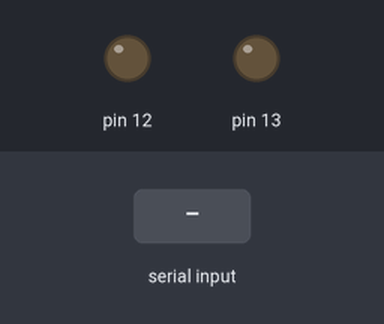
A sketch run on a simulated Arduino Uno, built with avr-gcc and run on an emulated ATmega328P. Shown: output pins drawn as LEDs (lit = HIGH). The inputs (shaded band) are chosen by the test bench.

Above: at 1.2 s.
1.3 s: "a" received over Serial
At 1.7 s:
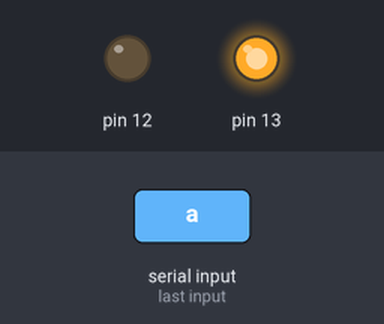
Timing chart, 0 to 4.3 s (numbered marks = the images above; inputs shaded):
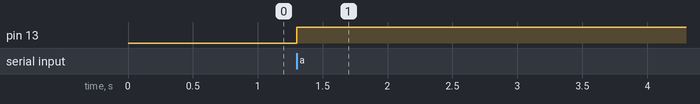

Measured:
- after the input at 1.3 s, pin 13: LOW → HIGH at once

The sketch:

automacaoSimplesArduino_no_teclado.ino
```cpp
/**
   Automacao simples com arduino
   @author Denise F Saldanha Fogo
*/

void setup() {
  Serial.begin (9600);
  pinMode (13, OUTPUT);
  pinMode (12, OUTPUT);

}

void loop() {
  char leitor; // char armazena o caractere
  if (Serial.available()) { // available = se tiver disponível wifi, assim evita o acionamento indevido dos dispositivos se não existir a comunicação.
    leitor = Serial.read ();
    if (leitor == 'a') {
      digitalWrite (13, !digitalRead (13));

    }

  }
}
```
